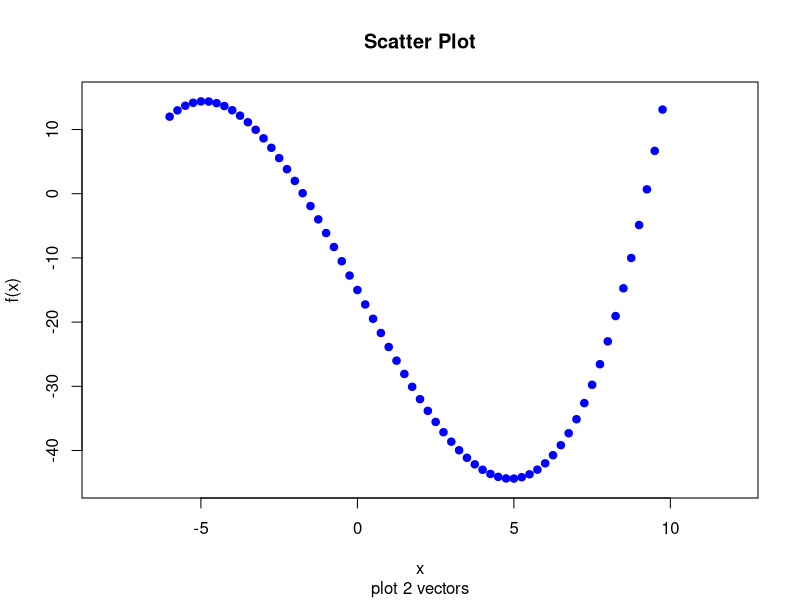

Recreate this plot in R.
x11()

x <- seq(-6, 10, by=0.25) # c(-6:10)
y <- x*x*x/8 - 9*x -15

x11()

plot(x, y, 
    main="Scatter Plot"   , # Title
    sub ="plot 2 vectors" , # Sub title 
    xlab="x"              , # x label
    ylab="f(x)"           , # y label,
    xlim=c(-8,12)         , # range for x
    ylim=c(-45,15)        , # range for y
    col ="blue"           , # color
    pch = 19              , # 19=solid
    type="p"                # type (p = points, also possible: 
                            #       l = lines
                            #       b = both lines and points
                            #       c = b without p
                            #       o = overplotted
                            #       h = histogram
                            #       s = stair steps 
                            #       S = other steps,
                            #       n = not plotting
    )


z <- locator(1) # wait for mouse click or enter pressed
